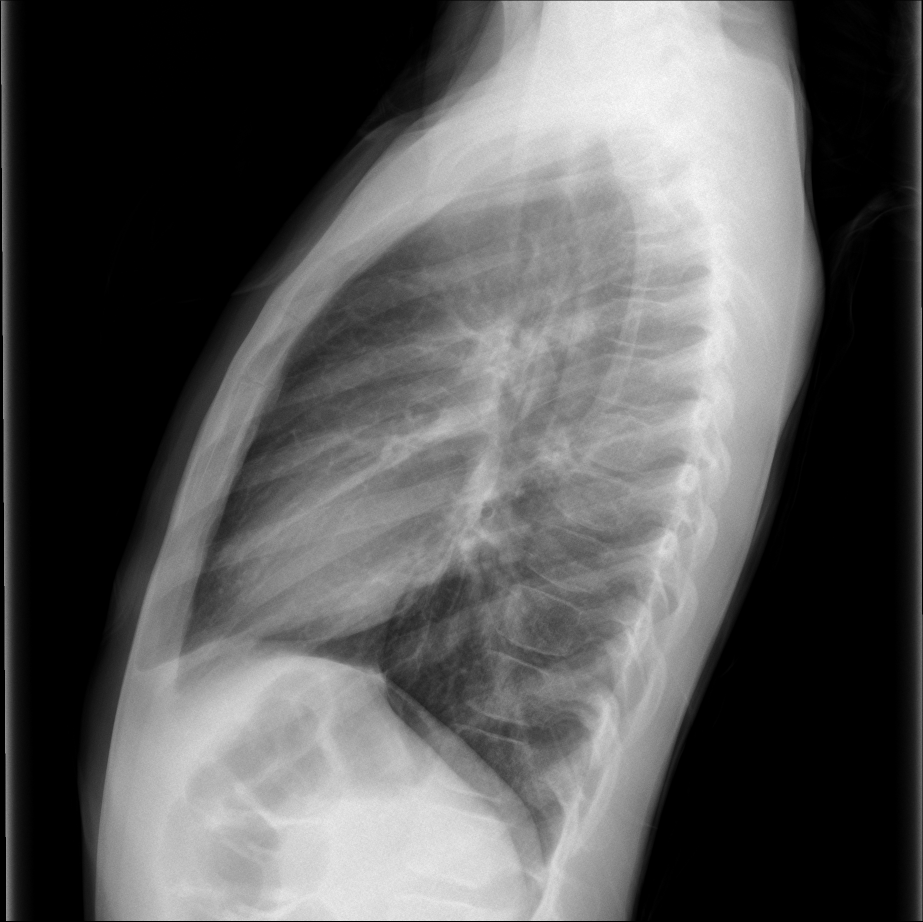
#> input picture datasetsforeverything/126397712012687540784611673197697059691_fp0cu9.png, 1846 x 1843 px (shown at 1/2 size); its folder holds only this picture in this run
$ python autoSameer.py
#> lines starting #> are read from the running program, lines starting #| are printed output that depends on the picture; after the words box and inside, x2 and y2 are one past the last pixel; in counts of white or black regions, pixels touching at a corner belong together
import cv2
import numpy as np
import argparse
import os, glob, pathlib
from multiprocessing import Pool

def order_rect(points):
    # idea: https://www.pyimagesearch.com/2014/08/25/4-point-opencv-getperspective-transform-example/
    # initialize result -> rectangle coordinates (4 corners, 2 coordinates (x,y))
    res = np.zeros((4, 2), dtype=np.float32)

    # top-left corner: smallest sum
    # top-right corner: smallest difference
    # bottom-right corner: largest sum
    # bottom-left corner: largest difference

    s = np.sum(points, axis = 1)
    d = np.diff(points, axis = 1)

    res[0] = points[np.argmin(s)]
    res[1] = points[np.argmin(d)]
    res[2] = points[np.argmax(s)]
    res[3] = points[np.argmax(d)]

    return res

def four_point_transform(img, points):
    # copied from: https://www.pyimagesearch.com/2014/08/25/4-point-opencv-getperspective-transform-example/
    # obtain a consistent order of the points and unpack them
    # individually
    rect = order_rect(points)
    (tl, tr, br, bl) = rect

    # compute the width of the new image, which will be the
    # maximum distance between bottom-right and bottom-left
    # x-coordiates or the top-right and top-left x-coordinates
    widthA = np.sqrt(((br[0] - bl[0]) ** 2) + ((br[1] - bl[1]) ** 2))
    widthB = np.sqrt(((tr[0] - tl[0]) ** 2) + ((tr[1] - tl[1]) ** 2))
    maxWidth = max(int(widthA), int(widthB))

    # compute the height of the new image, which will be the
    # maximum distance between the top-right and bottom-right
    # y-coordinates or the top-left and bottom-left y-coordinates
    heightA = np.sqrt(((tr[0] - br[0]) ** 2) + ((tr[1] - br[1]) ** 2))
    heightB = np.sqrt(((tl[0] - bl[0]) ** 2) + ((tl[1] - bl[1]) ** 2))
    maxHeight = max(int(heightA), int(heightB))

    dst = np.array([[0, 0],
                    [maxWidth - 1, 0],
                    [maxWidth - 1, maxHeight - 1],
                    [0, maxHeight - 1]], dtype = np.float32)

    # compute the perspective transform matrix and then apply it
    M = cv2.getPerspectiveTransform(rect, dst)
    warped = cv2.warpPerspective(img, M, (maxWidth, maxHeight))

    # return the warped image
    return warped

def cont(img, gray, user_thresh, crop):
    found = False
    loop = False
    old_val = 0 # thresh value from 2 iterations ago
    i = 0 # number of iterations

    im_h, im_w = img.shape[:2]
    while found == False: # repeat to find the right threshold value for finding a rectangle
        if user_thresh >= 255 or user_thresh == 0 or loop: # maximum threshold value, minimum threshold value
                                                 # or loop detected (alternating between 2 threshold values
                                                 # without finding borders
            break # stop if no borders could be detected

        ret, thresh = cv2.threshold(gray, user_thresh, 255, cv2.THRESH_BINARY)
        contours = cv2.findContours(thresh, cv2.RETR_LIST, cv2.CHAIN_APPROX_NONE)[0]
        im_area = im_w * im_h

        for cnt in contours:
            area = cv2.contourArea(cnt)
            if area > (im_area/100) and area < (im_area/1.01):
                epsilon = 0.1 * cv2.arcLength(cnt,True)
                approx = cv2.approxPolyDP(cnt,epsilon,True)

                if len(approx) == 4:
                    found = True
                elif len(approx) > 4:
                    user_thresh = user_thresh - 1
                    print(f"Adjust Threshold: {user_thresh}")
                    if user_thresh == old_val + 1:
                        loop = True
                    break
                elif len(approx) < 4:
                    user_thresh = user_thresh + 5
                    print(f"Adjust Threshold: {user_thresh}")
                    if user_thresh == old_val - 5:
                        loop = True
                    break

                rect = np.zeros((4, 2), dtype = np.float32)
                rect[0] = approx[0]
                rect[1] = approx[1]
                rect[2] = approx[2]
                rect[3] = approx[3]

                dst = four_point_transform(img, rect)
                dst_h, dst_w = dst.shape[:2]
                img = dst[crop:dst_h-crop, crop:dst_w-crop]
            else:
                if i > 100:
                    # if this happens a lot, increase the threshold, maybe it helps, otherwise just stop
                    user_thresh = user_thresh + 5
                    if user_thresh > 255:
                        break
                    print(f"Adjust Threshold: {user_thresh}")
                    print("WARNING: This seems to be an edge case. If the result isn't satisfying try lowering the threshold using -t")
                    if user_thresh == old_val - 5:
                        loop = True
        i += 1
        if i%2 == 0:
            old_value = user_thresh

    return found, img

def get_name(filename):
    f_reversed = filename[::-1]
    index = -1 * f_reversed.find('/') - 1

    return filename[index:]

def autocrop(params):
    thresh = params['thresh']
    crop = params['crop']
    filename = params['filename']
    out_path = params['out_path']
    black_bg = params['black']

    print(f"Opening: {filename}")
    name = get_name(filename) # only the part after the folder
    img = cv2.imread(filename)
    if black_bg: # invert the image if the background is black
        img = invert(img)

    #add white background (in case one side is cropped right already, otherwise script would fail finding contours)
    img = cv2.copyMakeBorder(img,100,100,100,100, cv2.BORDER_CONSTANT,value=[255,255,255])
    im_h, im_w = img.shape[:2]
    gray = cv2.cvtColor(img,cv2.COLOR_BGR2GRAY)
    res_gray = cv2.resize(img,(int(im_w/6), int(im_h/6)), interpolation = cv2.INTER_CUBIC)
    found, img = cont(img, gray, thresh, crop)

    if found:
        print(f"Saveing to: {out_path}/{name}")
        try:
            if black_bg:
                img = ~img
            cv2.imwrite(f"{out_path}/{name}", img, [int(cv2.IMWRITE_JPEG_QUALITY), 100])
        except:
            None
        # TODO: this is always writing JPEG, no matter what was the input file type, can we detect this?

    else:
        # if no contours were found, write input file to "failed" folder
        print(f"Failed finding any contour. Saving original file to {out_path}/failed/{name}")
        if not os.path.exists(f"{out_path}/failed/"):
            os.makedirs(f"{out_path}/failed/")

        with open(filename, "rb") as in_f, open(f"{out_path}/failed/{name}", "wb") as out_f:
            while True:
                buf = in_f.read(1024**2)
                if not buf:
                    break
                else:
                    out_f.write(buf)

def invert(img):
    return ~img

def main():
    parser = argparse.ArgumentParser(description = "Crop/Rotate images automatically. Images should be single images on white background.")
    parser.add_argument("-i", metavar="INPUT_PATH", default=".",
                        help="Input path. Specify the folder containing the images you want be processed.")
    parser.add_argument("-o", metavar="OUTPUT_PATH", default="crop/",
                        help="Output path. Specify the folder name to which processed images will be written.")
    parser.add_argument("-t", metavar="THRESHOLD", type=int, default=200,
                        help="Threshold value. Higher values represent less aggressive contour search. \
                                If it's chosen too high, a white border will be introduced")
    parser.add_argument("-c", metavar="CROP", type=int, default=15,
                        help="Standard extra crop. After crop/rotate often a small white border remains. \
                                This removes this. If it cuts off too much of your image, adjust this.")
    parser.add_argument("-b", "--black", action="store_true",
                        help="Set this if you are using black/very dark (but uniform) backgrounds.")

    parser.add_argument("-p", metavar="THREADS", type=int, default=None,
                        help="Specify the number of threads to be used to process the images in parallel. \
                                If not provided, the script will try to find the value itself \
                                (which doesn't work on Windows or MacOS -> defaults to 1 thread only).")
    parser.add_argument("-s", "--single", action="store_true",
                        help="Process single image. i.e.: -i img.jpg -o crop/")
    args = parser.parse_args()

    in_path = pathlib.PureWindowsPath(args.i).as_posix() # since windows understands posix too: let's convert it to a posix path.
    out_path = pathlib.PureWindowsPath(args.o).as_posix() # (works on all systems and conveniently also removes additional '/' on posix systems)

    thresh = args.t
    crop = args.c
    num_threads = args.p
    single = args.single
    black = args.black

    if not os.path.exists(out_path):
        os.makedirs(out_path)

    files = []

    if not single:
        types = ('*.bmp','*.BMP','*.tiff','*.TIFF','*.tif','*.TIF','*.jpg', '*.JPG','*.JPEG', '*.jpeg', '*.png', '*.PNG') #all should work but only .jpg was tested

        for t in types:
            if glob.glob(f"{in_path}/{t}") != []:
                f_l = glob.glob(f"{in_path}/{t}")
                for f in f_l:
                    files.append(f)
    else:
        files.append(in_path)

    if len(files) == 0:
        print(f"No image files found in {in_path}\n Exiting.")
    else:
        if num_threads == None:
            try:
                num_threads = len(os.sched_getaffinity(0))
                print(f"Using {num_threads} threads.")
            except:
                print("Automatic thread detection didn't work. Defaulting to 1 thread only. \
                        Please specify the correct number manually via the '-p' argument.")
                num_threads = 1

        params = []
        for f in files:
            params.append({"thresh": thresh,
                            "crop": crop,
                            "filename": f,
                            "out_path": out_path,
                            "black": black})

        with Pool(num_threads) as p:
            results = p.map(autocrop, params)
#> in autocrop, img is the input picture: shape (1843, 1846, 3); min 0, max 255, mean 90
#> in autocrop, `img = cv2.copyMakeBorder(img,100,100,100,100, cv2.BORDER_CONSTANT,valu..`:
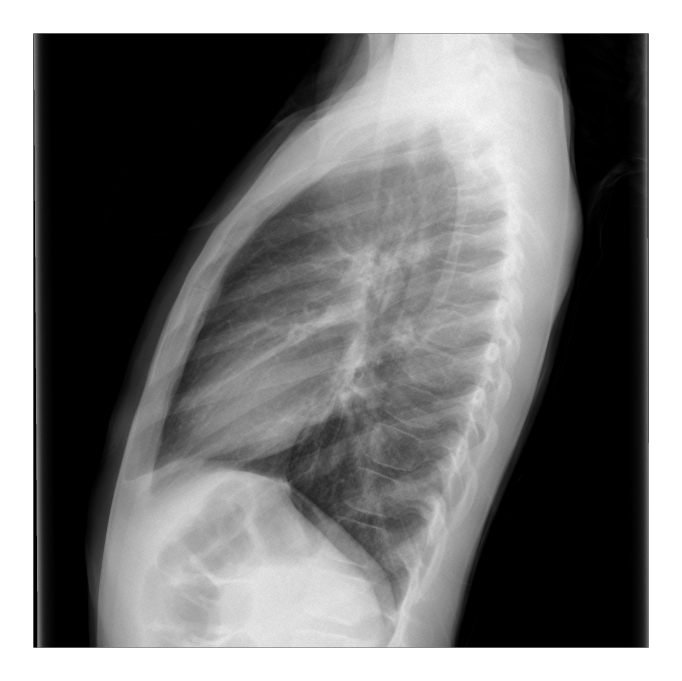
#> img: shape (2043, 2046, 3) (shown at 1/3 size); min 0, max 255, mean 120.7
#> in autocrop, `res_gray = cv2.resize(img,(int(im_w/6), int(im_h/6)), interpolation = ..`:
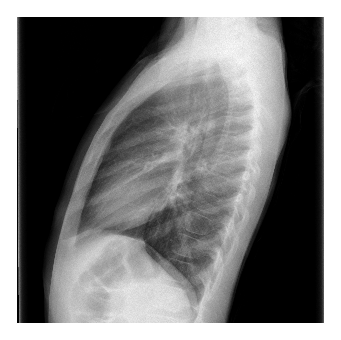
#> res_gray: shape (340, 341, 3); min 0, max 255, mean 121.5
#> the loop in cont, `while found == False:` made 8 passes
#> ret on passes 1 to 7: 200, 205, 210, 215, 220, 225, 230
#> (ret, i) on pass 8: (235, 8)
#> pass 1, in cont, `ret, thresh = cv2.threshold(gray, user_thresh, 255, cv2.THRESH_BINARY)`:
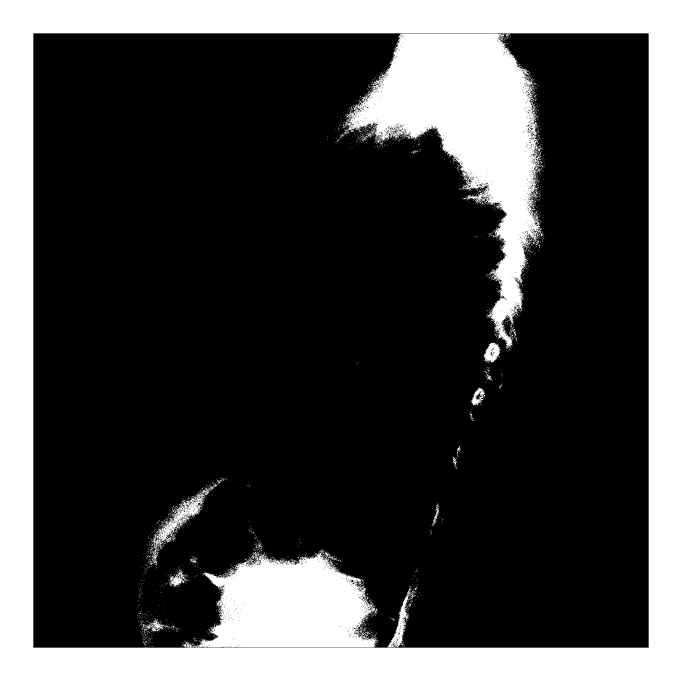
#> thresh: shape (2043, 2046) (shown at 1/3 size); 26.8% white; 2978 white regions (2914 under 20 px), largest, box (x1, y1, x2, y2) and area: (0, 0, 2046, 2043) 777800, (1031, 101, 1630, 1047) 207705, (584, 1648, 1133, 1942) 109727
#> pass 2, in cont, `ret, thresh = cv2.threshold(gray, user_thresh, 255, cv2.THRESH_BINARY)`:
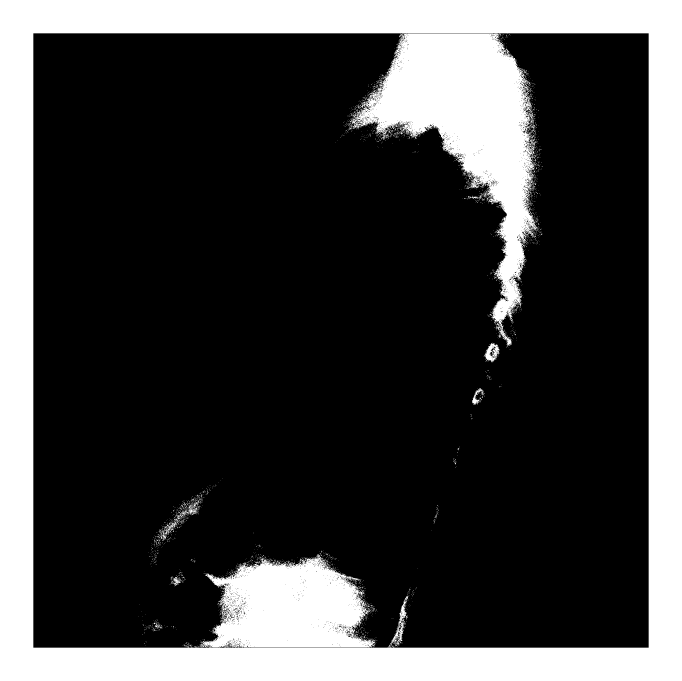
#> thresh: shape (2043, 2046) (shown at 1/3 size); 25.7% white; 2687 white regions (2647 under 20 px), largest, box (x1, y1, x2, y2) and area: (0, 0, 2046, 2043) 777800, (1053, 101, 1612, 1038) 184948, (599, 1662, 1126, 1942) 99977
#> pass 3, in cont, `ret, thresh = cv2.threshold(gray, user_thresh, 255, cv2.THRESH_BINARY)`:
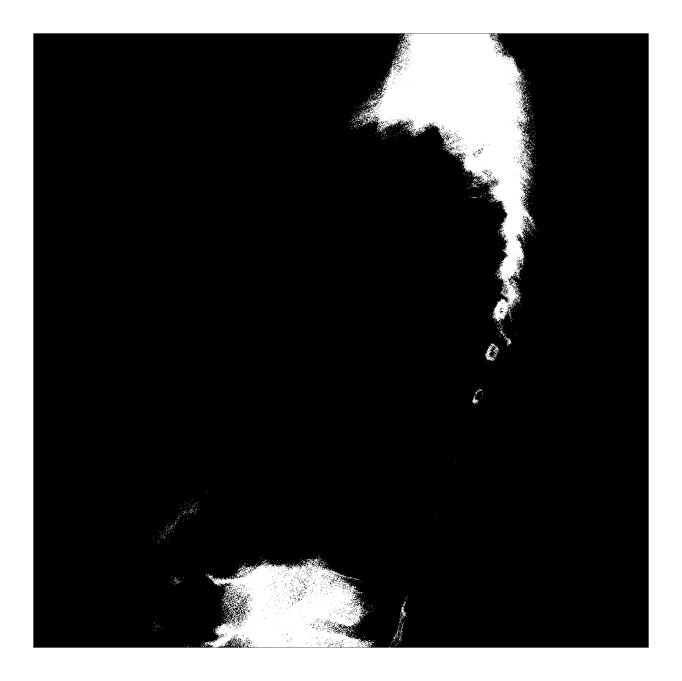
#> thresh: shape (2043, 2046) (shown at 1/3 size); 24.7% white; 2269 white regions (2227 under 20 px), largest, box (x1, y1, x2, y2) and area: (0, 0, 2046, 2043) 777800, (1083, 101, 1606, 969) 162596, (613, 1675, 1117, 1942) 86169
#> after the loop in cont, `while found == False:`:
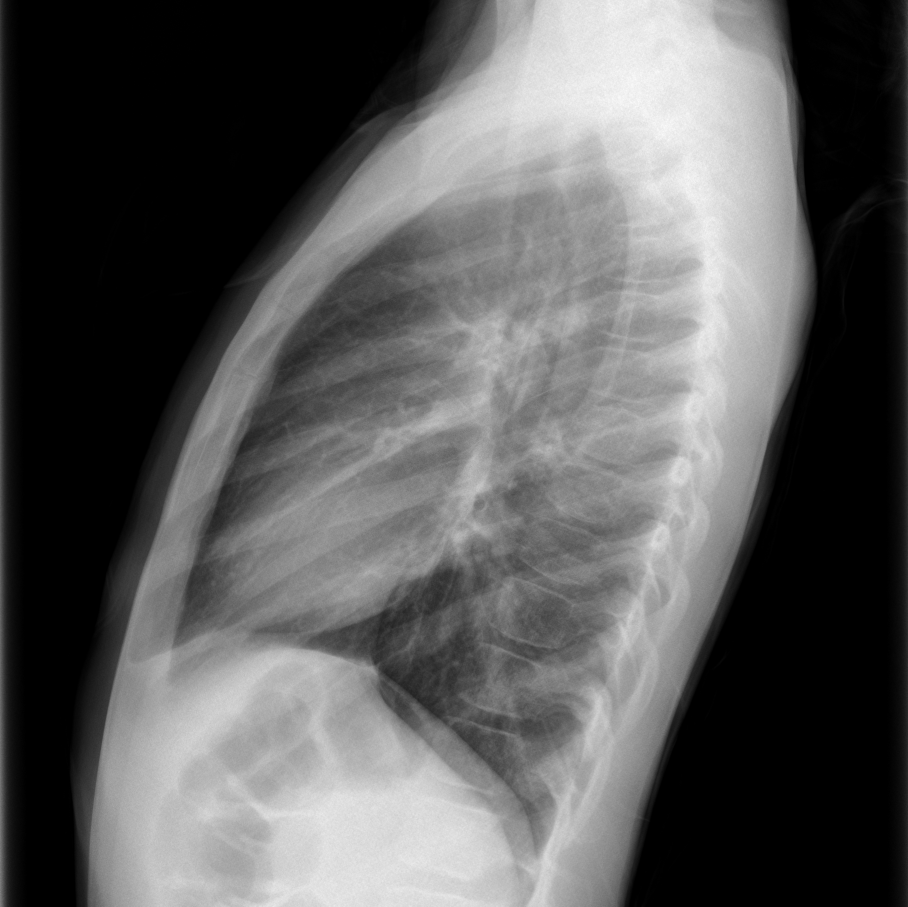
#> img: shape (1813, 1816, 3) (shown at 1/2 size); min 0, max 252, mean 90.6
#> after the loop in cont, `while found == False:`:
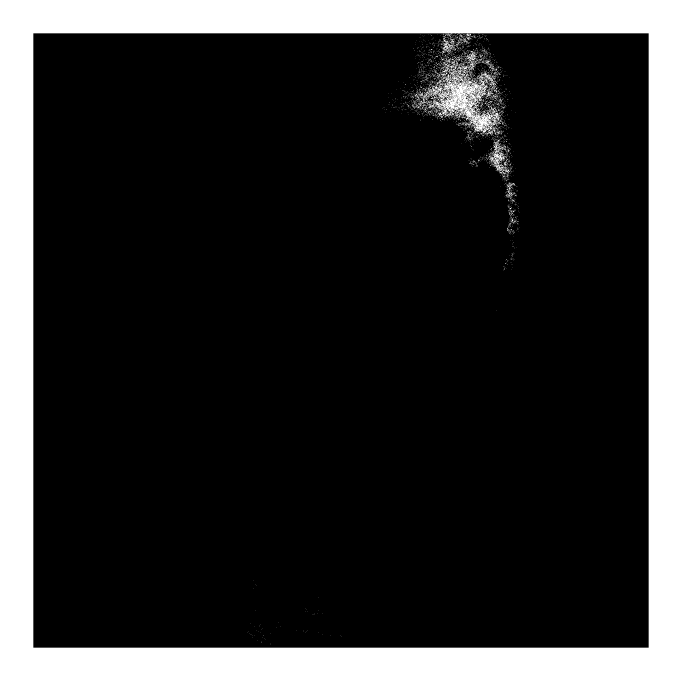
#> thresh: shape (2043, 2046) (shown at 1/3 size); 19.3% white; 2378 white regions (2309 under 20 px), largest, box (x1, y1, x2, y2) and area: (0, 0, 2046, 2043) 777800, (1254, 180, 1503, 404) 17773, (1466, 417, 1532, 521) 1731
#> after the loop in cont, `while found == False:`: i = 8; user_thresh = 235
#> in autocrop, `found, img = cont(img, gray, thresh, crop)`: found = True
#> the loop in cont (call 2), `while found == False:` made 8 passes
#> ret on pass 8: 235

if __name__ == "__main__":
    main()
